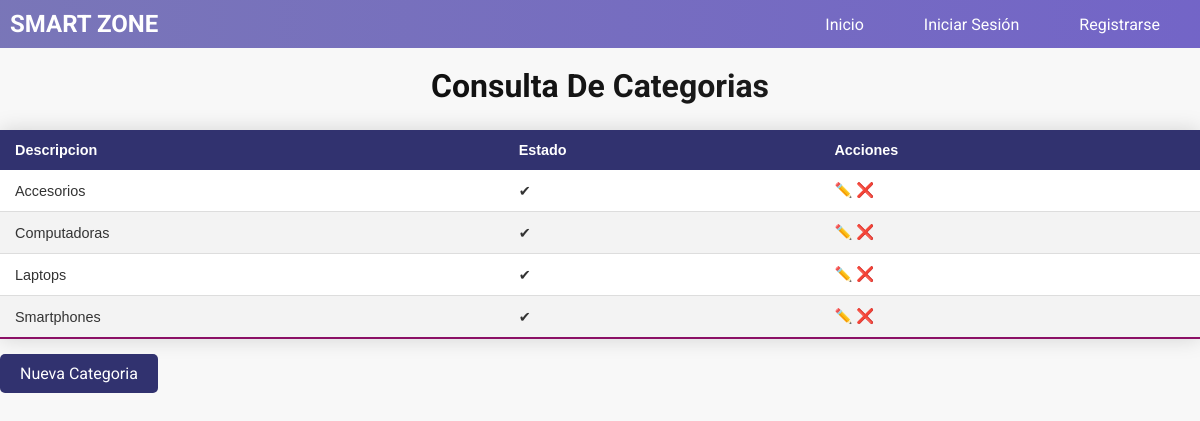
The page /category_list/ on the database its author committed.
### core/models.py (models this page shows, shortened)
class Category(models.Model):
    description = models.CharField(verbose_name='Categoria',max_length=100)
    image = models.ImageField(upload_to='categorys/',blank=True,null=True,default='categorys/default.png')
    user = models.ForeignKey(User,on_delete=models.CASCADE)
    created = models.DateTimeField(auto_now_add=True)
    updated = models.DateTimeField(auto_now=True)
    state = models.BooleanField('Activo', default = True)
    class Meta:
        verbose_name = 'Categoria'
        verbose_name_plural = 'Categorias'
        ordering = ['description']
        indexes = [models.Index(fields=['description']),]

### core/views.py (the view)
# urls.py: path('category_list/', views.category_List,name='category_list'),
def category_List(request):
    data = {
        "title1": "Categorias",
        "title2": "Consulta De Categorias"
    }
    categories = Category.objects.all() # SELECT * FROM Category
    data["categories"]=categories
    return render(request,"core/category/list.html",data)

### templates/core/category/list.html
{% extends 'base.html' %}
{% block content %}
   <div class="table-container">
    <br>
    <h1 class="title">{{ title2 }}</h1>
    <table class="styled-table">
      <thead>
        <tr>
          <th>Descripcion</th>
          <th>Estado</th>
          <th>Acciones</th>
      </tr>
      </thead>
      <tbody>
         {% for item in categories %}
           <tr>
           <td>{{item.description}}</td>
           <td>{% if item.state %}
               ✔
               {% else %}
               ➖
               {% endif %}
           </td>
           <td>
             <a href={% url 'core:category_update' item.id  %}>✏️</a>
             <a href={% url 'core:category_delete' item.id  %}>❌</a>
           </td>
           </tr>
         {% endfor %}
      </tbody>
    </table>
     <div class="form-group">
       <a class="btn blue" href={% url 'core:category_create' %}>Nueva Categoria</a>
     </div>
  </div>
{% endblock content  %}

### static/css/main.css (style rules this page uses)
body { font-family: 'Roboto', sans-serif; margin: 0; padding: 0; background-color: #f8f8f8; color: #333333; }
h1, h2, h3, h4, h5, h6 { margin-top: 0; color: rgb(34, 22, 34); }
a { color: #007bff; text-decoration: none; }
.title { font-size: 2em; font-weight: bold; background: linear-gradient(to right, rgb(0, 0, 0), rgb(43, 43, 43)); -webkit-background-clip: text; background-clip: text; color: transparent; text-align: center; margin-bottom: 20px; }
.table-container { overflow-x: auto; }
.styled-table { width: 100%; border-collapse: collapse; margin: 25px 0; font-size: 0.9em; font-family: sans-serif; box-shadow: 0 0 20px rgba(0, 0, 0, 0.15); background-color: #ffffff; }
.styled-table thead tr { background: #31326f; color: #ffffff; text-align: left; }
.styled-table th, .styled-table td { padding: 12px 15px; }
.styled-table tbody tr { border-bottom: 1px solid #dddddd; }
.styled-table tbody tr:nth-of-type(even) { background-color: #f3f3f3; }
.styled-table tbody tr:last-of-type { border-bottom: 2px solid #8b1066; }
.form-group { margin-bottom: 20px; }
.btn { height: 40px; color: #fff; border: none; padding: 10px 20px; border-radius: 5px; cursor: pointer; transition: background-color 0.3s; }
.blue { background-color: #31326f; color: #fff; }
h1 { margin-bottom: 1.5rem; font-size: 24px; text-align: center; color: #333; }

### rows shown on the page
Category: description "Accesorios"
Category: description "Computadoras"
Category: description "Laptops"
Category: description "Smartphones"
